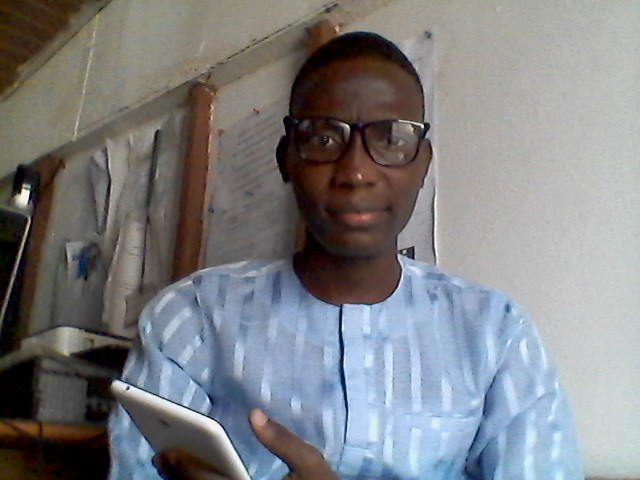
#> input picture L2.VideoCapture/photo.png, 640 x 480 px
$ python script5.py
#> lines starting #> are read from the running program, lines starting #| are printed output that depends on the picture
import cv2
import numpy as np

img = cv2.imread("photo.png")
#> img is the input picture: shape (480, 640, 3); mean B, G, R 130.3, 127.6, 126.5
print(img.shape)
#| (480, 640, 3)

imgResize = cv2.resize(img,(300,200))
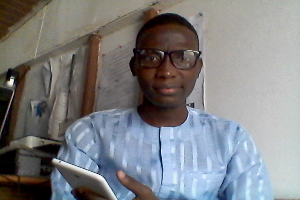
#> imgResize: shape (200, 300, 3); mean B, G, R 130.2, 127.5, 126.4
print(imgResize.shape)
#| (200, 300, 3)

cv2.imshow("Image",img)
cv2.imshow("Image Resize",imgResize)

cv2.waitKey(0)

$ run again, with L2.VideoCapture/SAMUEL-OLOYE.png copied over L2.VideoCapture/photo.png
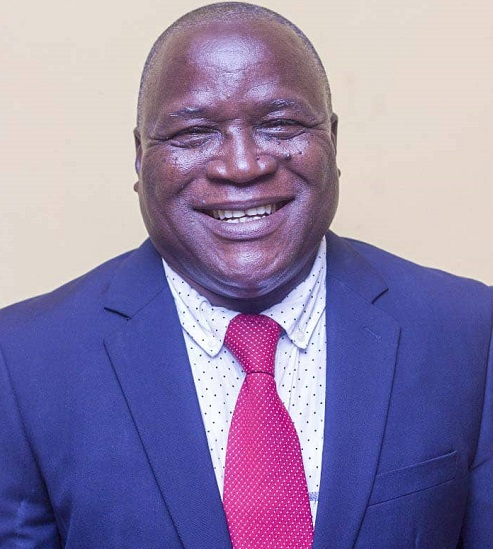
#> input picture L2.VideoCapture/SAMUEL-OLOYE.png, 493 x 549 px
#> img is the input picture: shape (549, 493, 3); mean B, G, R 168.5, 129.7, 143.4
#| (549, 493, 3)
#> `imgResize = cv2.resize(img,(300,200))`:
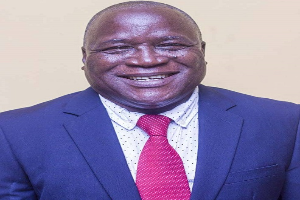
#> imgResize: shape (200, 300, 3); mean B, G, R 168.4, 129.6, 143.3
#| (200, 300, 3)
